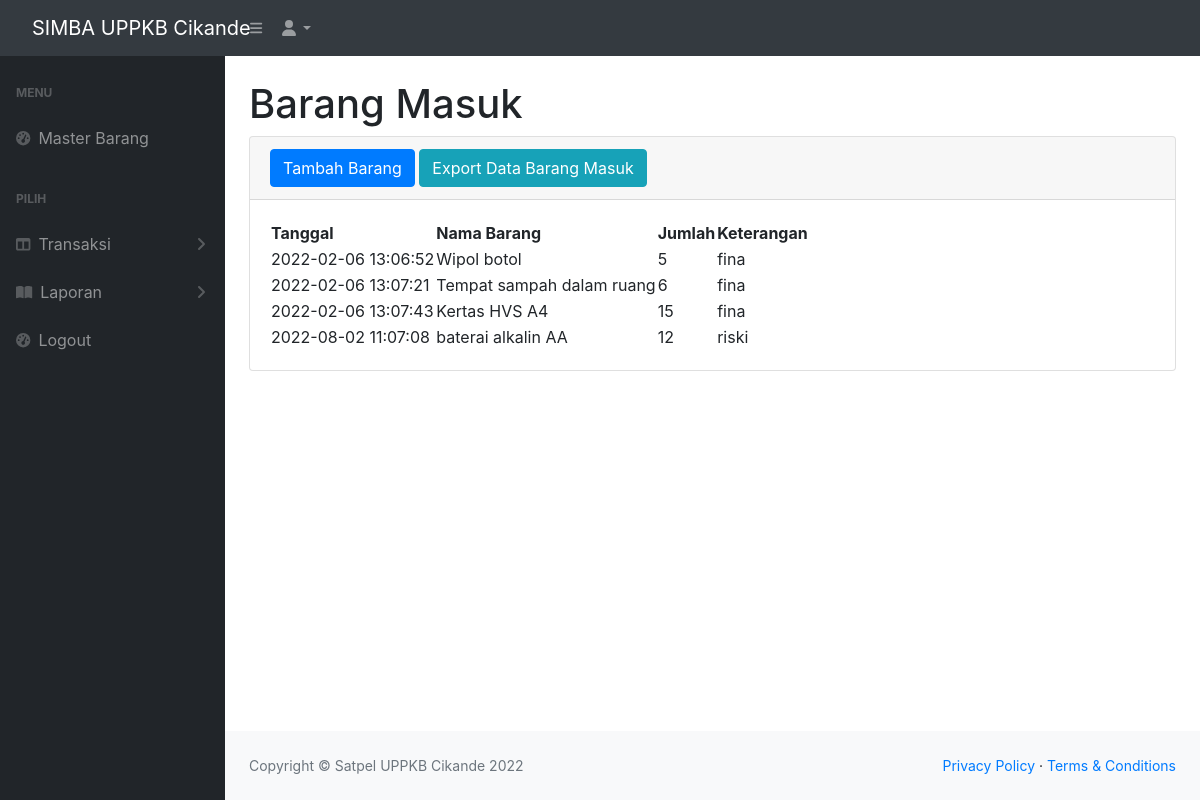
Screenshot of /masuk.php with the database file from the repository.
### tables this page shows
CREATE TABLE IF NOT EXISTS `masuk` (
  `idmasuk` int(11) NOT NULL AUTO_INCREMENT,
  `idbarang` int(11) NOT NULL,
  `tanggal` timestamp NOT NULL DEFAULT CURRENT_TIMESTAMP,
  `keterangan` varchar(25) NOT NULL,
  `qty` int(11) NOT NULL,
  `satuan` varchar(30) NOT NULL,
  PRIMARY KEY (`idmasuk`)
);

CREATE TABLE IF NOT EXISTS `stock` (
  `idbarang` int(11) NOT NULL AUTO_INCREMENT,
  `namabarang` varchar(50) NOT NULL,
  `Deskripsi` varchar(25) NOT NULL,
  `stock` int(11) NOT NULL,
  `satuan` varchar(30) NOT NULL,
  PRIMARY KEY (`idbarang`)
);

### masuk.php (the view, shortened to what this page needs)
<?php
require 'function.php';
?>
<!DOCTYPE html>
<html lang="en">
    <head>
        <link href="https://cdn.jsdelivr.net/npm/simple-datatables@latest/dist/style.css" rel="stylesheet" />
        <link href="css/styles.css" rel="stylesheet" />
    </head>
    <body class="sb-nav-fixed">
        <nav class="sb-topnav navbar navbar-expand navbar-dark bg-dark">
            <a class="navbar-brand ps-3" href="index.php">SIMBA UPPKB Cikande</a>
            <button class="btn btn-link btn-sm order-1 order-lg-0 me-4 me-lg-0" id="sidebarToggle" href="#!"><i class="fas fa-bars"></i></button>
            <ul class="navbar-nav ms-auto ms-md-0 me-3 me-lg-4">
                <li class="nav-item dropdown">
                    <a class="nav-link dropdown-toggle" id="navbarDropdown" href="#" role="button" data-bs-toggle="dropdown" aria-expanded="false"><i class="fas fa-user fa-fw"></i></a>
                </li>
            </ul>
        </nav>
            <div id="layoutSidenav">
            <div id="layoutSidenav_nav">
                <nav class="sb-sidenav accordion sb-sidenav-dark" id="sidenavAccordion">
                    <div class="sb-sidenav-menu">
                        <div class="nav">
                            <div class="sb-sidenav-menu-heading">Menu</div>
                            <a class="nav-link" href="index.php">
                                <div class="sb-nav-link-icon"><i class="fas fa-tachometer-alt"></i></div>
                                Master Barang
                            </a>
                            <div class="sb-sidenav-menu-heading">Pilih</div>
                            <a class="nav-link collapsed" href="#" data-bs-toggle="collapse" data-bs-target="#collapseLayouts" aria-expanded="false" aria-controls="collapseLayouts">
                                <div class="sb-nav-link-icon"><i class="fas fa-columns"></i></div>
                                Transaksi
                                <div class="sb-sidenav-collapse-arrow"><i class="fas fa-angle-down"></i></div>
                            </a>
                            <a class="nav-link collapsed" href="#" data-bs-toggle="collapse" data-bs-target="#collapsePages" aria-expanded="false" aria-controls="collapsePages">
                                <div class="sb-nav-link-icon"><i class="fas fa-book-open"></i></div>
                                Laporan
                                <div class="sb-sidenav-collapse-arrow"><i class="fas fa-angle-down"></i></div>
                            </a>
                            <a class="nav-link" href="logout.php">
                                <div class="sb-nav-link-icon"><i class="fas fa-tachometer-alt"></i></div>
                                Logout
                            </a>
                </div>
               </div>
              </nav>
            </div>
            <div id="layoutSidenav_content">
                <main>
                     <div class="container-fluid px-4">
                        <h1 class="mt-4">Barang Masuk</h1>
                        <div class="card mb-4">
                            <div class="card-header">
                              <link rel="stylesheet" href="https://cdn.jsdelivr.net/npm/bootstrap@4.6.1/dist/css/bootstrap.min.css">
                                  <button type="button" class="btn btn-primary" data-toggle="modal" data-target="#myModal">
                                    Tambah Barang
                                  </button>
                                  <a href="exportmasuk.php" class="btn btn-info">Export Data Barang Masuk</a>
                              </div>
                            <div class="card-body">
                                <table id="datatablesSimple">
                                    <thead>
                                        <tr>
                                            <th>Tanggal</th>
                                            <th>Nama Barang</th>
                                            <th>Jumlah</th>
                                            <th>Keterangan</th>
                                        </tr>
                                    </thead>
                                    <tbody>
                                    <?php
                                    $ambilsemuadatastock = mysqli_query($koneksi, "SELECT * from masuk m, stock s where s.idbarang = m.idbarang");
                                    while($data=mysqli_fetch_array ($ambilsemuadatastock)){
                                        $tanggal = $data['tanggal'];
                                        $namabarang = $data['namabarang'];
                                        $qty = $data['qty'];
                                        $keterangan = $data['keterangan'];
                                    ?>
                                        <tr>
                                            <td><?=$tanggal;?></td>
                                            <td><?=$namabarang;?></td>
                                            <td><?=$qty;?></td>
                                            <td><?=$keterangan;?></td>
                                        </tr>
                                    <?php
                                    };
                                    ?>
                                    </tbody>
                                </table>
                            </div>
                        </div>
                    </div>
                </main>
                <footer class="py-4 bg-light mt-auto">
                    <div class="container-fluid px-4">
                        <div class="d-flex align-items-center justify-content-between small">
                            <div class="text-muted">Copyright &copy; Satpel UPPKB Cikande 2022</div>
                            <div>
                                <a href="#">Privacy Policy</a>
                                &middot;
                                <a href="#">Terms &amp; Conditions</a>
                            </div>
                        </div>
                    </div>
                </footer>
            </div>
        </div>
    </body>
</html>

### rows the page displays
masuk: tanggal "2022-02-06 13:06:52", idbarang.namabarang "Wipol botol", qty "5", keterangan "fina"
masuk: tanggal "2022-02-06 13:07:21", idbarang.namabarang "Tempat sampah dalam ruang", qty "6", keterangan "fina"
masuk: tanggal "2022-02-06 13:07:43", idbarang.namabarang "Kertas HVS A4", qty "15", keterangan "fina"
masuk: tanggal "2022-08-02 11:07:08", idbarang.namabarang "baterai alkalin AA", qty "12", keterangan "riski"
